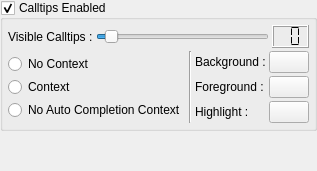
     <widget class="QWidget" name="pCalltips">
      <layout class="QVBoxLayout">
       <property name="spacing">
        <number>3</number>
       </property>
       <property name="margin">
        <number>0</number>
       </property>
       <item>
        <widget class="QGroupBox" name="gbCalltipsEnabled">
         <property name="title">
          <string>Calltips Enabled</string>
         </property>
         <property name="checkable">
          <bool>true</bool>
         </property>
         <layout class="QVBoxLayout">
          <property name="spacing">
           <number>3</number>
          </property>
          <property name="margin">
           <number>5</number>
          </property>
          <item>
           <layout class="QHBoxLayout">
            <property name="spacing">
             <number>3</number>
            </property>
            <item>
             <widget class="QLabel" name="lCallTipsVisible">
              <property name="text">
               <string>Visible Calltips :</string>
              </property>
             </widget>
            </item>
            <item>
             <widget class="QSlider" name="sCallTipsVisible">
              <property name="sizePolicy">
               <sizepolicy hsizetype="Expanding" vsizetype="Fixed">
                <horstretch>0</horstretch>
                <verstretch>0</verstretch>
               </sizepolicy>
              </property>
              <property name="minimum">
               <number>-1</number>
              </property>
              <property name="maximum">
               <number>20</number>
              </property>
              <property name="pageStep">
               <number>2</number>
              </property>
              <property name="orientation">
               <enum>Qt::Horizontal</enum>
              </property>
              <property name="tickInterval">
               <number>1</number>
              </property>
             </widget>
            </item>
            <item>
             <widget class="QLCDNumber" name="lnCallTipsVisible">
              <property name="sizePolicy">
               <sizepolicy hsizetype="Fixed" vsizetype="Fixed">
                <horstretch>0</horstretch>
                <verstretch>0</verstretch>
               </sizepolicy>
              </property>
              <property name="numDigits">
               <number>2</number>
              </property>
              <property name="segmentStyle">
               <enum>QLCDNumber::Flat</enum>
              </property>
             </widget>
            </item>
           </layout>
          </item>
          <item>
           <layout class="QHBoxLayout">
            <property name="spacing">
             <number>3</number>
            </property>
            <item>
             <layout class="QVBoxLayout">
              <property name="spacing">
               <number>0</number>
              </property>
              <item>
               <widget class="QRadioButton" name="rbCallTipsNoContext">
                <property name="text">
                 <string>No Context</string>
                </property>
               </widget>
              </item>
              <item>
               <widget class="QRadioButton" name="rbCallTipsContext">
                <property name="text">
                 <string>Context </string>
                </property>
               </widget>
              </item>
              <item>
               <widget class="QRadioButton" name="rbCallTipsNoAutoCompletionContext">
                <property name="text">
                 <string>No Auto Completion Context</string>
                </property>
               </widget>
              </item>
             </layout>
            </item>
            <item>
             <widget class="Line" name="lCalltipsVertical">
              <property name="orientation">
               <enum>Qt::Vertical</enum>
              </property>
             </widget>
            </item>
            <item>
             <layout class="QGridLayout">
              <property name="spacing">
               <number>3</number>
              </property>
              <item row="2" column="0">
               <widget class="QLabel" name="lCalltipsHighlight">
                <property name="text">
                 <string>Highlight :</string>
                </property>
               </widget>
              </item>
              <item row="1" column="0">
               <widget class="QLabel" name="lCalltipsForeground">
                <property name="text">
                 <string>Foreground :</string>
                </property>
               </widget>
              </item>
              <item row="2" column="1">
               <widget class="ColorPushButton" name="tbCalltipsHighlight">
                <property name="sizePolicy">
                 <sizepolicy hsizetype="Fixed" vsizetype="Fixed">
                  <horstretch>0</horstretch>
                  <verstretch>0</verstretch>
                 </sizepolicy>
                </property>
               </widget>
              </item>
              <item row="0" column="1">
               <widget class="ColorPushButton" name="tbCalltipsBackground">
                <property name="sizePolicy">
                 <sizepolicy hsizetype="Fixed" vsizetype="Fixed">
                  <horstretch>0</horstretch>
                  <verstretch>0</verstretch>
                 </sizepolicy>
                </property>
               </widget>
              </item>
              <item row="0" column="0">
               <widget class="QLabel" name="lCalltipsBackground">
                <property name="text">
                 <string>Background :</string>
                </property>
               </widget>
              </item>
              <item row="1" column="1">
               <widget class="ColorPushButton" name="tbCalltipsForeground">
                <property name="sizePolicy">
                 <sizepolicy hsizetype="Fixed" vsizetype="Fixed">
                  <horstretch>0</horstretch>
                  <verstretch>0</verstretch>
                 </sizepolicy>
                </property>
               </widget>
              </item>
             </layout>
            </item>
           </layout>
          </item>
         </layout>
        </widget>
       </item>
       <item>
        <spacer>
         <property name="orientation">
          <enum>Qt::Vertical</enum>
         </property>
         <property name="sizeHint" stdset="0">
          <size>
           <width>20</width>
           <height>40</height>
          </size>
         </property>
        </spacer>
       </item>
      </layout>
     </widget>
